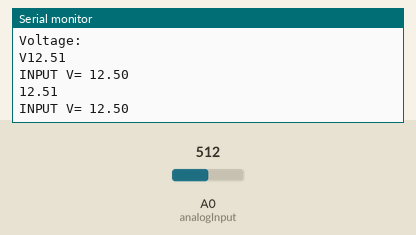
Recording of a sketch running on a simulated Arduino Uno, built with avr-gcc and run on an emulated ATmega328P. Parts: the last lines printed to the serial monitor. Inputs (shaded band) come from the test bench; at power-on: A0 (analogInput) = 512.

Above: at 1.2 s.
1.3 s: A0 (analogInput) set to 716
At 2.6 s:
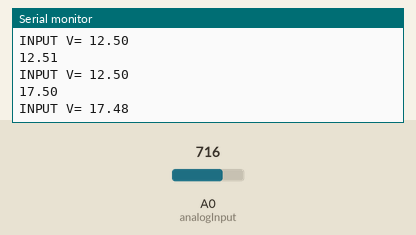
2.8 s: A0 (analogInput) set to 900
At 3.8 s:
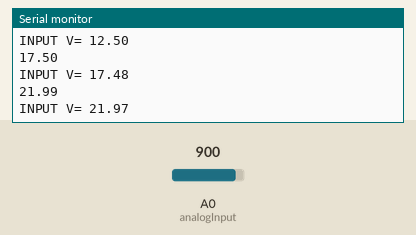
Timing chart, 0 to 5.8 s (numbered marks = the images above; inputs shaded):
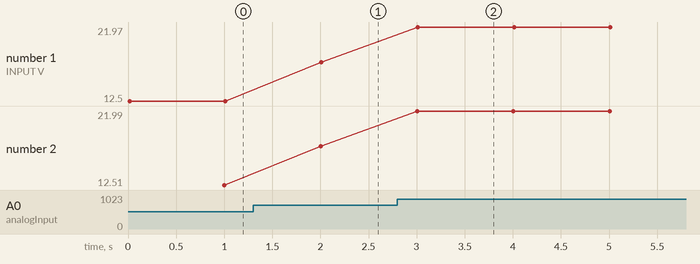

The sketch:

voltage_meter.ino
```cpp
#include <Wire.h>
int val11;
float val2;

int analogInput = A0;

//2th method
float vout = 0.0;
float vin = 0.0;
float R1 = 30000.0; //  says 200 on the board
float R2 = 7500.0; //
int value = 0;

void setup()
{
  Serial.begin(9600);
  pinMode(analogInput, INPUT);
  Serial.println("Voltage: ");
  Serial.print("V");
}
void loop()
{
  float temp;
  val11=analogRead(A0);
  temp=val11/4.092; //needs an aref
  val2=(temp/10);
  Serial.println(val2);

  //method2
  value = analogRead(analogInput);
   vout = (value * 5.0) / 1024.0; // see text
   vin = vout / (R2/(R1+R2));

  Serial.print("INPUT V= ");
  Serial.println(vin,2);

   delay(1000);
}
```

Measured:
- after the input at 1.3 s, the serial monitor: prints a new line after 0.70 s (image 1)
- after the input at 2.8 s, the serial monitor: prints a new line after 0.20 s (image 2)
- plotted number 1: 12.5 → 17.48 after the input at 1.3 s, 17.48 → 21.97 after the input at 2.8 s
- plotted number 2: 12.51 → 17.5 after the input at 1.3 s, 17.5 → 21.99 after the input at 2.8 s
